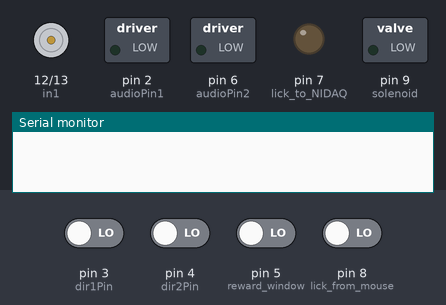
Recording of a sketch running on a simulated Arduino Uno, built with avr-gcc and run on an emulated ATmega328P. Shown: motor-driver pin pairs drawn as motors (green arrow = first pin HIGH = forward, orange = second pin HIGH = backward, longer = more drive, scaled by the enable pin), switched loads named in the sketch (green lamp = pin HIGH), output pins drawn as LEDs (lit = HIGH), the last lines printed to the serial monitor. Dashed ring = blinking. The inputs (shaded band) are chosen by the test bench; at power-on: pin 3 (dir1Pin), pin 4 (dir2Pin), pin 5 (reward_window), pin 8 (lick_from_mouse) LOW. Random numbers use the default seed unless the sketch sets one.

Above: at 1.2 s.
1.3 s: pin 3 (dir1Pin) driven HIGH
At 2.5 s:
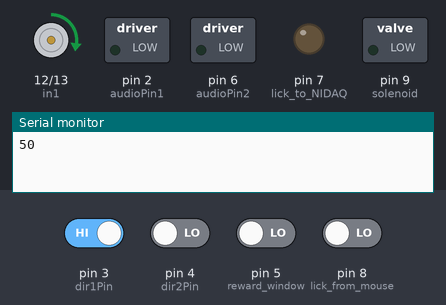
2.8 s: pin 8 (lick_from_mouse) driven HIGH
At 3.7 s:
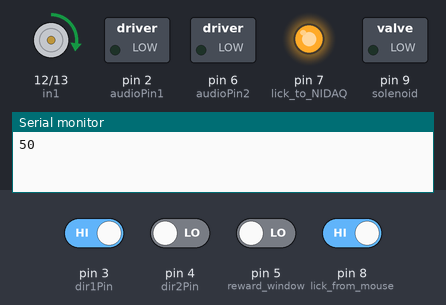
4.3 s: pin 5 (reward_window) driven HIGH
At 5.1 s:
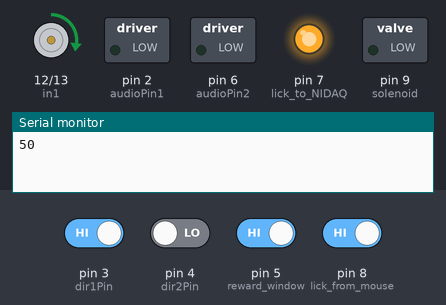
7.3 s: pin 3 (dir1Pin) driven LOW
At 8.1 s:
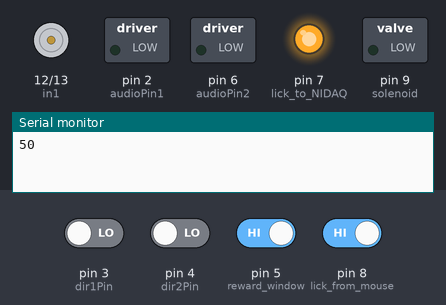
10.3 s: pin 4 (dir2Pin) driven HIGH
At 11.1 s:
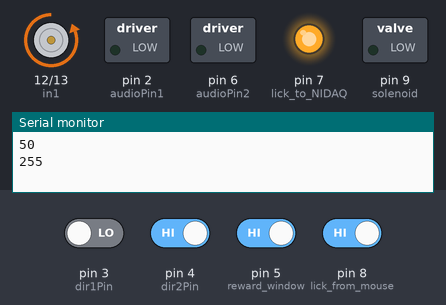
13.3 s: pin 4 (dir2Pin) driven LOW
At 14.1 s:
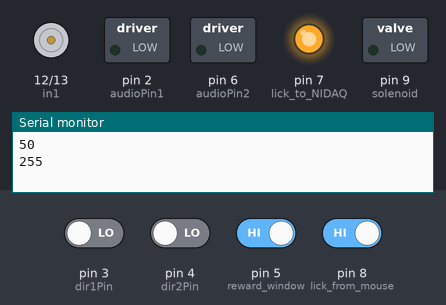
Timing chart, 0 to 17.3 s (numbered marks = the images above; inputs shaded):
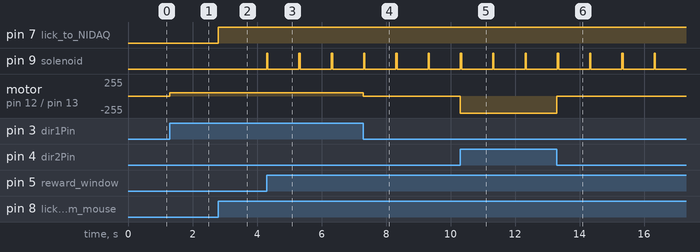

The sketch:

VariousSpeeds.ino
```cpp
/* code for arduino
licks, valve, and motor code

nidaq contains trial structure, mirrors for opto, data collection
*/

#define enA 11 // Power
#define in1 12 // Direction
#define in2 13 // Direction

#define audioPin1 2
#define audioPin2 6

// name arduino pin numbers
const int lick_from_mouse = 8;
const int lick_to_NIDAQ = 7;
//const int trial_start = 2;
const int dir1Pin = 3;
const int dir2Pin = 4;
const int reward_window = 5;
const int solenoid = 9;

unsigned long iti = 1000;
unsigned long reward_time = millis();
unsigned long current_time = millis();

// constants
const int solenoidOpenDur = 40;
int motorSpeeds[] = {50, 77, 166, 255};
bool trialActive = false;
int currentSpeed = 0;

void startMotor(int dir1, int dir2, int power);
void stopMotor();

void setup() {
    Serial.begin(9600);
    randomSeed(analogRead(0));

    // inputs
    pinMode(lick_from_mouse, INPUT);
    pinMode(reward_window, INPUT);
    pinMode(dir1Pin, INPUT);
    pinMode(dir2Pin, INPUT);

    // outputs
    pinMode(lick_to_NIDAQ, OUTPUT);
    pinMode(solenoid, OUTPUT);
    pinMode(enA, OUTPUT);
    pinMode(in1, OUTPUT);
    pinMode(in2, OUTPUT);
    pinMode(audioPin1, OUTPUT);
    pinMode(audioPin2, OUTPUT);
    pinMode(LED_BUILTIN, OUTPUT);
}

void loop() {
// digitalWrite(audioPin1, LOW);
// delayMicroseconds(random(1000, 3000));
// digitalWrite(audioPin1, HIGH);
// delayMicroseconds(random(1000,3000));

// digitalWrite(audioPin2, LOW);
// delayMicroseconds(random(1000, 3000));
// digitalWrite(audioPin2, HIGH);
// delayMicroseconds(random(1000,3000));

    int dir1 = digitalRead(dir1Pin);    // pin from nidaq
    int dir2 = digitalRead(dir2Pin);    // pin from nidaq

    if ((dir1 == HIGH || dir2 == HIGH) && !trialActive) {
        currentSpeed = motorSpeeds[random(4)];
        Serial.println(currentSpeed);
        trialActive = true;
    }


    if(trialActive){
      if (dir1 == HIGH) {
          startMotor(HIGH, LOW, currentSpeed);  // Rotate clockwise
      } else if (dir2 == HIGH) {
          startMotor(LOW, HIGH, currentSpeed);  // Rotate counterclockwise
      } else {
          stopMotor();
          trialActive = false;
      }
    }

    // licks
    if (digitalRead(lick_from_mouse) == HIGH) {
        digitalWrite(lick_to_NIDAQ, HIGH);
    } else {
        digitalWrite(lick_to_NIDAQ, LOW);
    }

    // reward
    current_time = millis();
    if (digitalRead(reward_window) == HIGH && digitalRead(lick_from_mouse) == HIGH && current_time - reward_time > iti) {
        reward_time = millis();
        digitalWrite(solenoid, HIGH);
        delay(solenoidOpenDur);
        digitalWrite(solenoid, LOW);
    }
}

void stopMotor() {
    analogWrite(enA, 0);
}

void startMotor(int dir1, int dir2, int power) {
    digitalWrite(in1, dir1);
    digitalWrite(in2, dir2);
    analogWrite(enA, power);
}
```

Measured:
- after the input at 1.3 s, motor on pin 12 (in1) / pin 13 (in2): stopped → forward 50/255 at once
- after the input at 2.8 s, pin 7 (lick_to_NIDAQ): LOW → HIGH at once
- after the input at 4.3 s, pin 9 (solenoid): alternates HIGH for 0.04 s and LOW for 0.96 s, starting at once
- after the input at 7.3 s, motor on pin 12 (in1) / pin 13 (in2): forward 50/255 → stopped at once
- after the input at 10.3 s, motor on pin 12 (in1) / pin 13 (in2): stopped → backward 255/255 at once
- after the input at 13.3 s, motor on pin 12 (in1) / pin 13 (in2): backward 255/255 → stopped at once
